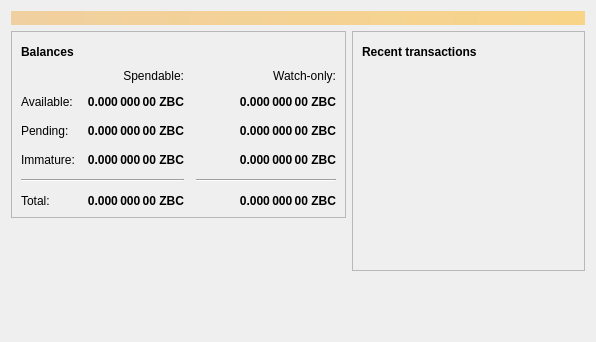
<?xml version="1.0" encoding="UTF-8"?>
<ui version="4.0">
 <class>OverviewPage</class>
 <widget class="QWidget" name="OverviewPage">
  <property name="geometry">
   <rect>
    <x>0</x>
    <y>0</y>
    <width>596</width>
    <height>342</height>
   </rect>
  </property>
  <property name="windowTitle">
   <string>Form</string>
  </property>
  <layout class="QVBoxLayout" name="topLayout">
   <item>
    <widget class="QLabel" name="labelAlerts">
     <property name="visible">
      <bool>false</bool>
     </property>
     <property name="styleSheet">
      <string notr="true">QLabel { background-color: qlineargradient(x1: 0, y1: 0, x2: 1, y2: 0, stop:0 #F0D0A0, stop:1 #F8D488); color:#000000; }</string>
     </property>
     <property name="wordWrap">
      <bool>true</bool>
     </property>
     <property name="margin">
      <number>3</number>
     </property>
     <property name="textInteractionFlags">
      <set>Qt::TextSelectableByMouse</set>
     </property>
    </widget>
   </item>
   <item>
    <layout class="QHBoxLayout" name="horizontalLayout" stretch="1,1">
     <item>
      <layout class="QVBoxLayout" name="verticalLayout_2">
       <item>
        <widget class="QFrame" name="frame">
         <property name="frameShape">
          <enum>QFrame::StyledPanel</enum>
         </property>
         <property name="frameShadow">
          <enum>QFrame::Raised</enum>
         </property>
         <layout class="QVBoxLayout" name="verticalLayout_4">
          <item>
           <layout class="QHBoxLayout" name="horizontalLayout_4">
            <item>
             <widget class="QLabel" name="label_5">
              <property name="font">
               <font>
                <weight>75</weight>
                <bold>true</bold>
               </font>
              </property>
              <property name="text">
               <string>Balances</string>
              </property>
             </widget>
            </item>
            <item>
             <widget class="QPushButton" name="labelWalletStatus">
              <property name="enabled">
               <bool>true</bool>
              </property>
              <property name="maximumSize">
               <size>
                <width>30</width>
                <height>16777215</height>
               </size>
              </property>
              <property name="toolTip">
               <string>The displayed information may be out of date. Your wallet automatically synchronizes with the zzboltcoin network after a connection is established, but this process has not completed yet.</string>
              </property>
              <property name="text">
               <string/>
              </property>
              <property name="icon">
               <iconset resource="../bitcoin.qrc">
                <normaloff>:/icons/warning</normaloff>
                <disabledoff>:/icons/warning</disabledoff>:/icons/warning</iconset>
              </property>
              <property name="iconSize">
               <size>
                <width>24</width>
                <height>24</height>
               </size>
              </property>
              <property name="flat">
               <bool>true</bool>
              </property>
             </widget>
            </item>
            <item>
             <spacer name="horizontalSpacer_3">
              <property name="orientation">
               <enum>Qt::Horizontal</enum>
              </property>
              <property name="sizeHint" stdset="0">
               <size>
                <width>40</width>
                <height>20</height>
               </size>
              </property>
             </spacer>
            </item>
           </layout>
          </item>
          <item>
           <layout class="QGridLayout" name="gridLayout">
            <property name="spacing">
             <number>12</number>
            </property>
            <item row="2" column="2">
             <widget class="QLabel" name="labelWatchPending">
              <property name="font">
               <font>
                <weight>75</weight>
                <bold>true</bold>
               </font>
              </property>
              <property name="cursor">
               <cursorShape>IBeamCursor</cursorShape>
              </property>
              <property name="toolTip">
               <string>Unconfirmed transactions to watch-only addresses</string>
              </property>
              <property name="text">
               <string notr="true">0.000 000 00 ZBC</string>
              </property>
              <property name="alignment">
               <set>Qt::AlignRight|Qt::AlignTrailing|Qt::AlignVCenter</set>
              </property>
              <property name="textInteractionFlags">
               <set>Qt::LinksAccessibleByMouse|Qt::TextSelectableByKeyboard|Qt::TextSelectableByMouse</set>
              </property>
             </widget>
            </item>
            <item row="2" column="1">
             <widget class="QLabel" name="labelUnconfirmed">
              <property name="font">
               <font>
                <weight>75</weight>
                <bold>true</bold>
               </font>
              </property>
              <property name="cursor">
               <cursorShape>IBeamCursor</cursorShape>
              </property>
              <property name="toolTip">
               <string>Total of transactions that have yet to be confirmed, and do not yet count toward the spendable balance</string>
              </property>
              <property name="text">
               <string notr="true">0.000 000 00 ZBC</string>
              </property>
              <property name="alignment">
               <set>Qt::AlignRight|Qt::AlignTrailing|Qt::AlignVCenter</set>
              </property>
              <property name="textInteractionFlags">
               <set>Qt::LinksAccessibleByMouse|Qt::TextSelectableByKeyboard|Qt::TextSelectableByMouse</set>
              </property>
             </widget>
            </item>
            <item row="3" column="2">
             <widget class="QLabel" name="labelWatchImmature">
              <property name="font">
               <font>
                <weight>75</weight>
                <bold>true</bold>
               </font>
              </property>
              <property name="cursor">
               <cursorShape>IBeamCursor</cursorShape>
              </property>
              <property name="toolTip">
               <string>Mined balance in watch-only addresses that has not yet matured</string>
              </property>
              <property name="text">
               <string notr="true">0.000 000 00 ZBC</string>
              </property>
              <property name="alignment">
               <set>Qt::AlignRight|Qt::AlignTrailing|Qt::AlignVCenter</set>
              </property>
              <property name="textInteractionFlags">
               <set>Qt::LinksAccessibleByMouse|Qt::TextSelectableByKeyboard|Qt::TextSelectableByMouse</set>
              </property>
             </widget>
            </item>
            <item row="4" column="0" colspan="2">
             <widget class="Line" name="line">
              <property name="orientation">
               <enum>Qt::Horizontal</enum>
              </property>
             </widget>
            </item>
            <item row="4" column="2">
             <widget class="Line" name="lineWatchBalance">
              <property name="sizePolicy">
               <sizepolicy hsizetype="Preferred" vsizetype="Fixed">
                <horstretch>0</horstretch>
                <verstretch>0</verstretch>
               </sizepolicy>
              </property>
              <property name="minimumSize">
               <size>
                <width>140</width>
                <height>0</height>
               </size>
              </property>
              <property name="orientation">
               <enum>Qt::Horizontal</enum>
              </property>
             </widget>
            </item>
            <item row="5" column="0">
             <widget class="QLabel" name="labelTotalText">
              <property name="text">
               <string>Total:</string>
              </property>
             </widget>
            </item>
            <item row="3" column="1">
             <widget class="QLabel" name="labelImmature">
              <property name="font">
               <font>
                <weight>75</weight>
                <bold>true</bold>
               </font>
              </property>
              <property name="cursor">
               <cursorShape>IBeamCursor</cursorShape>
              </property>
              <property name="toolTip">
               <string>Mined balance that has not yet matured</string>
              </property>
              <property name="text">
               <string notr="true">0.000 000 00 ZBC</string>
              </property>
              <property name="alignment">
               <set>Qt::AlignRight|Qt::AlignTrailing|Qt::AlignVCenter</set>
              </property>
              <property name="textInteractionFlags">
               <set>Qt::LinksAccessibleByMouse|Qt::TextSelectableByKeyboard|Qt::TextSelectableByMouse</set>
              </property>
             </widget>
            </item>
            <item row="2" column="3">
             <spacer name="horizontalSpacer_2">
              <property name="orientation">
               <enum>Qt::Horizontal</enum>
              </property>
              <property name="sizeHint" stdset="0">
               <size>
                <width>40</width>
                <height>20</height>
               </size>
              </property>
             </spacer>
            </item>
            <item row="3" column="0">
             <widget class="QLabel" name="labelImmatureText">
              <property name="text">
               <string>Immature:</string>
              </property>
             </widget>
            </item>
            <item row="5" column="1">
             <widget class="QLabel" name="labelTotal">
              <property name="font">
               <font>
                <weight>75</weight>
                <bold>true</bold>
               </font>
              </property>
              <property name="cursor">
               <cursorShape>IBeamCursor</cursorShape>
              </property>
              <property name="toolTip">
               <string>Your current total balance</string>
              </property>
              <property name="text">
               <string notr="true">0.000 000 00 ZBC</string>
              </property>
              <property name="alignment">
               <set>Qt::AlignRight|Qt::AlignTrailing|Qt::AlignVCenter</set>
              </property>
              <property name="textInteractionFlags">
               <set>Qt::LinksAccessibleByMouse|Qt::TextSelectableByKeyboard|Qt::TextSelectableByMouse</set>
              </property>
             </widget>
            </item>
            <item row="5" column="2">
             <widget class="QLabel" name="labelWatchTotal">
              <property name="font">
               <font>
                <weight>75</weight>
                <bold>true</bold>
               </font>
              </property>
              <property name="cursor">
               <cursorShape>IBeamCursor</cursorShape>
              </property>
              <property name="toolTip">
               <string>Current total balance in watch-only addresses</string>
              </property>
              <property name="text">
               <string notr="true">0.000 000 00 ZBC</string>
              </property>
              <property name="alignment">
               <set>Qt::AlignRight|Qt::AlignTrailing|Qt::AlignVCenter</set>
              </property>
              <property name="textInteractionFlags">
               <set>Qt::LinksAccessibleByMouse|Qt::TextSelectableByKeyboard|Qt::TextSelectableByMouse</set>
              </property>
             </widget>
            </item>
            <item row="0" column="2">
             <widget class="QLabel" name="labelWatchonly">
              <property name="text">
               <string>Watch-only:</string>
              </property>
              <property name="alignment">
               <set>Qt::AlignRight|Qt::AlignTrailing|Qt::AlignVCenter</set>
              </property>
             </widget>
            </item>
            <item row="1" column="0">
             <widget class="QLabel" name="labelBalanceText">
              <property name="text">
               <string>Available:</string>
              </property>
             </widget>
            </item>
            <item row="1" column="1">
             <widget class="QLabel" name="labelBalance">
              <property name="font">
               <font>
                <weight>75</weight>
                <bold>true</bold>
               </font>
              </property>
              <property name="cursor">
               <cursorShape>IBeamCursor</cursorShape>
              </property>
              <property name="toolTip">
               <string>Your current spendable balance</string>
              </property>
              <property name="text">
               <string notr="true">0.000 000 00 ZBC</string>
              </property>
              <property name="alignment">
               <set>Qt::AlignRight|Qt::AlignTrailing|Qt::AlignVCenter</set>
              </property>
              <property name="textInteractionFlags">
               <set>Qt::LinksAccessibleByMouse|Qt::TextSelectableByKeyboard|Qt::TextSelectableByMouse</set>
              </property>
             </widget>
            </item>
            <item row="1" column="2">
             <widget class="QLabel" name="labelWatchAvailable">
              <property name="font">
               <font>
                <weight>75</weight>
                <bold>true</bold>
               </font>
              </property>
              <property name="cursor">
               <cursorShape>IBeamCursor</cursorShape>
              </property>
              <property name="toolTip">
               <string>Your current balance in watch-only addresses</string>
              </property>
              <property name="text">
               <string notr="true">0.000 000 00 ZBC</string>
              </property>
              <property name="alignment">
               <set>Qt::AlignRight|Qt::AlignTrailing|Qt::AlignVCenter</set>
              </property>
              <property name="textInteractionFlags">
               <set>Qt::LinksAccessibleByMouse|Qt::TextSelectableByKeyboard|Qt::TextSelectableByMouse</set>
              </property>
             </widget>
            </item>
            <item row="2" column="0">
             <widget class="QLabel" name="labelPendingText">
              <property name="text">
               <string>Pending:</string>
              </property>
             </widget>
            </item>
            <item row="0" column="1">
             <widget class="QLabel" name="labelSpendable">
              <property name="text">
               <string>Spendable:</string>
              </property>
              <property name="alignment">
               <set>Qt::AlignRight|Qt::AlignTrailing|Qt::AlignVCenter</set>
              </property>
             </widget>
            </item>
           </layout>
          </item>
         </layout>
        </widget>
       </item>
       <item>
        <spacer name="verticalSpacer">
         <property name="orientation">
          <enum>Qt::Vertical</enum>
         </property>
         <property name="sizeHint" stdset="0">
          <size>
           <width>20</width>
           <height>40</height>
          </size>
         </property>
        </spacer>
       </item>
      </layout>
     </item>
     <item>
      <layout class="QVBoxLayout" name="verticalLayout_3">
       <item>
        <widget class="QFrame" name="frame_2">
         <property name="frameShape">
          <enum>QFrame::StyledPanel</enum>
         </property>
         <property name="frameShadow">
          <enum>QFrame::Raised</enum>
         </property>
         <layout class="QVBoxLayout" name="verticalLayout">
          <item>
           <layout class="QHBoxLayout" name="horizontalLayout_2">
            <item>
             <widget class="QLabel" name="label_4">
              <property name="font">
               <font>
                <weight>75</weight>
                <bold>true</bold>
               </font>
              </property>
              <property name="text">
               <string>Recent transactions</string>
              </property>
             </widget>
            </item>
            <item>
             <widget class="QPushButton" name="labelTransactionsStatus">
              <property name="enabled">
               <bool>true</bool>
              </property>
              <property name="maximumSize">
               <size>
                <width>30</width>
                <height>16777215</height>
               </size>
              </property>
              <property name="toolTip">
               <string>The displayed information may be out of date. Your wallet automatically synchronizes with the zzboltcoin network after a connection is established, but this process has not completed yet.</string>
              </property>
              <property name="text">
               <string/>
              </property>
              <property name="icon">
               <iconset resource="../bitcoin.qrc">
                <normaloff>:/icons/warning</normaloff>
                <disabledoff>:/icons/warning</disabledoff>:/icons/warning</iconset>
              </property>
              <property name="iconSize">
               <size>
                <width>24</width>
                <height>24</height>
               </size>
              </property>
              <property name="flat">
               <bool>true</bool>
              </property>
             </widget>
            </item>
            <item>
             <spacer name="horizontalSpacer">
              <property name="orientation">
               <enum>Qt::Horizontal</enum>
              </property>
              <property name="sizeHint" stdset="0">
               <size>
                <width>40</width>
                <height>20</height>
               </size>
              </property>
             </spacer>
            </item>
           </layout>
          </item>
          <item>
           <widget class="QListView" name="listTransactions">
            <property name="styleSheet">
             <string notr="true">QListView { background: transparent; }</string>
            </property>
            <property name="frameShape">
             <enum>QFrame::NoFrame</enum>
            </property>
            <property name="verticalScrollBarPolicy">
             <enum>Qt::ScrollBarAlwaysOff</enum>
            </property>
            <property name="horizontalScrollBarPolicy">
             <enum>Qt::ScrollBarAlwaysOff</enum>
            </property>
            <property name="selectionMode">
             <enum>QAbstractItemView::NoSelection</enum>
            </property>
           </widget>
          </item>
         </layout>
        </widget>
       </item>
       <item>
        <spacer name="verticalSpacer_2">
         <property name="orientation">
          <enum>Qt::Vertical</enum>
         </property>
         <property name="sizeHint" stdset="0">
          <size>
           <width>20</width>
           <height>40</height>
          </size>
         </property>
        </spacer>
       </item>
      </layout>
     </item>
    </layout>
   </item>
  </layout>
 </widget>
 <resources/>
 <connections/>
</ui>
